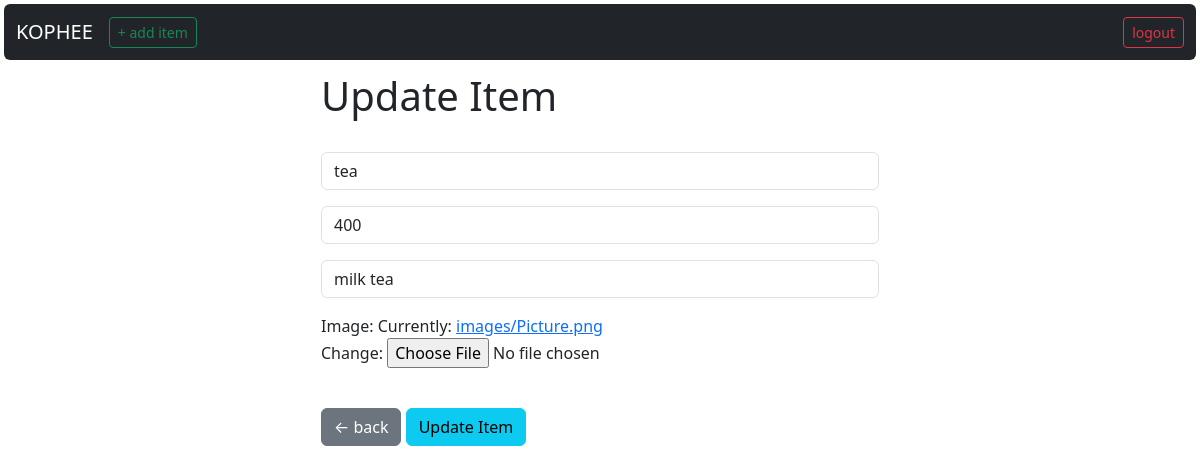
Page /update_item/1 (signed in) on the committed database.
### menu/models.py (models this page shows, shortened)
class Menu(models.Model):
    item = models.CharField(max_length=50)
    price = models.IntegerField()
    description = models.CharField(max_length=200)
    image = models.ImageField(upload_to='images', default='')

### menu/views.py (the view)
# urls.py: path('update_item/<int:pk>', views.update_item, name='update_item'),
def update_item(request, pk):
    if request.user.is_authenticated:
        current_item = Menu.objects.get(id=pk)
        form = AddItemForm(request.POST or None, request.FILES or None, instance=current_item)
        if form.is_valid():
            form.save()
            messages.success(request, "Item updated successfully")
            return redirect('home')
        return render(request, 'update_item.html', {'form': form, 'current_item': current_item})
    else:
        messages.success(request, "You must be logged in to update an item ...")
        return redirect('home')

### menu/forms.py
class AddItemForm(forms.ModelForm):
    item = forms.CharField(required=True, widget=forms.widgets.TextInput(attrs={'placeholder':'Item Name', "class":'form-control'}), label='')
    price = forms.CharField(required=True, widget=forms.widgets.TextInput(attrs={'placeholder':'Item Price', "class":'form-control'}), label='')
    description = forms.CharField(required=True, widget=forms.widgets.TextInput(attrs={'placeholder':'Item Description', "class":'form-control'}), label='')
    image = forms.ImageField(required=True)
    class Meta:
        model = Menu
        exclude = ('user',)

### menu/templates/update_item.html (shortened to what this page needs)
{% extends 'base.html' %}
{% block content %}
<div class="col-md-6 offset-md-3">
  <h1>Update Item</h1>
  <br />
  <form method="POST" enctype='multipart/form-data'>
    {{ form.as_p }}
    <br />
    <a href="{% url 'menu_item' current_item.id %}" class="btn btn-secondary">← back</a>
    <button type="submit" class="btn btn-info">Update Item</button>
  </form>
</div>
{% endblock %}

### rows in the picture
Menu: item "tea", price "400", description "milk tea"
